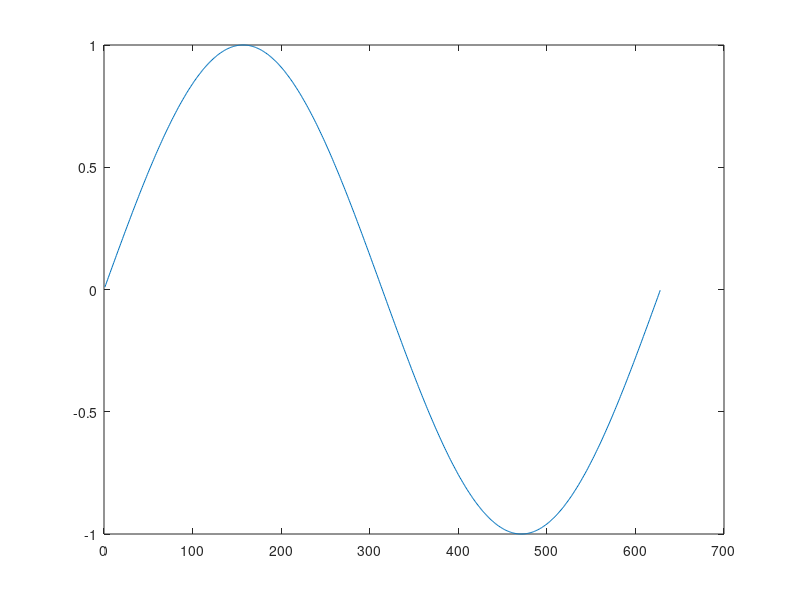
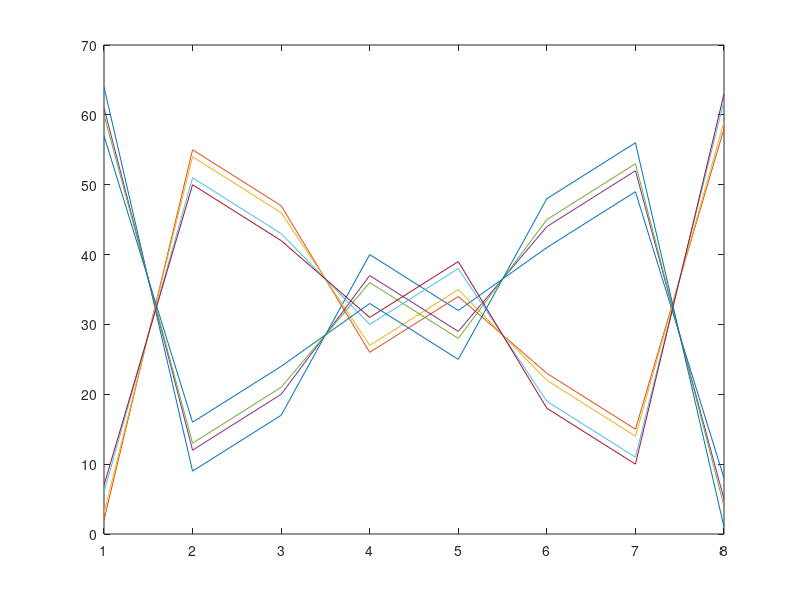
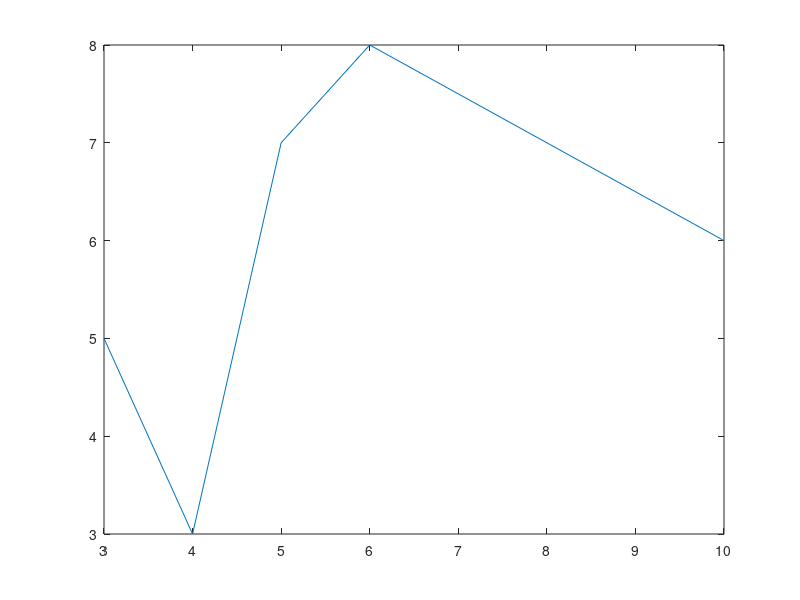

Reproduce these figures in MATLAB, in order.
clc
clear all;
t=0.01:0.01:2*pi;
y=sin(t);
figure;
plot(y);
clear all;
y=magic(8);
figure;
plot(y);
clear all;
y=[3+5i,4+3i,5+7i,6+8i,10+6i];
figure;
plot(y);
